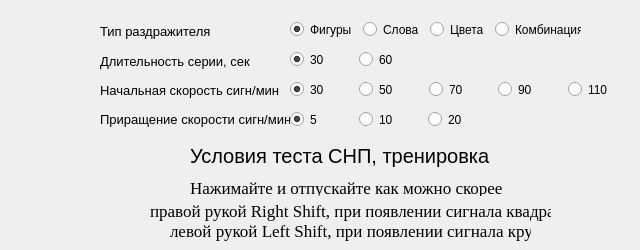
      <widget class="QWidget" name="page_8">
       <widget class="QWidget" name="layoutWidget_19">
        <property name="geometry">
         <rect>
          <x>290</x>
          <y>50</y>
          <width>131</width>
          <height>19</height>
         </rect>
        </property>
        <layout class="QHBoxLayout" name="horizontalLayout_23">
         <item>
          <widget class="QRadioButton" name="radioButton_68">
           <property name="text">
            <string>30</string>
           </property>
           <property name="checked">
            <bool>true</bool>
           </property>
          </widget>
         </item>
         <item>
          <widget class="QRadioButton" name="radioButton_69">
           <property name="text">
            <string>60</string>
           </property>
          </widget>
         </item>
        </layout>
       </widget>
       <widget class="QWidget" name="layoutWidget_20">
        <property name="geometry">
         <rect>
          <x>100</x>
          <y>20</y>
          <width>190</width>
          <height>111</height>
         </rect>
        </property>
        <layout class="QVBoxLayout" name="verticalLayout_10">
         <item>
          <widget class="QLabel" name="label_52">
           <property name="font">
            <font>
             <pointsize>10</pointsize>
            </font>
           </property>
           <property name="text">
            <string>Тип раздражителя</string>
           </property>
          </widget>
         </item>
         <item>
          <widget class="QLabel" name="label_53">
           <property name="font">
            <font>
             <pointsize>10</pointsize>
            </font>
           </property>
           <property name="text">
            <string>Длительность серии, сек</string>
           </property>
          </widget>
         </item>
         <item>
          <widget class="QLabel" name="label_54">
           <property name="font">
            <font>
             <pointsize>10</pointsize>
            </font>
           </property>
           <property name="text">
            <string>Начальная скорость сигн/мин</string>
           </property>
          </widget>
         </item>
         <item>
          <widget class="QLabel" name="label_55">
           <property name="font">
            <font>
             <pointsize>10</pointsize>
            </font>
           </property>
           <property name="text">
            <string>Приращение скорости сигн/мин</string>
           </property>
          </widget>
         </item>
        </layout>
       </widget>
       <widget class="QWidget" name="layoutWidget_21">
        <property name="geometry">
         <rect>
          <x>290</x>
          <y>20</y>
          <width>291</width>
          <height>19</height>
         </rect>
        </property>
        <layout class="QHBoxLayout" name="horizontalLayout_24">
         <item>
          <widget class="QRadioButton" name="radioButton_70">
           <property name="text">
            <string>Фигуры</string>
           </property>
           <property name="checked">
            <bool>true</bool>
           </property>
          </widget>
         </item>
         <item>
          <widget class="QRadioButton" name="radioButton_71">
           <property name="text">
            <string>Слова</string>
           </property>
          </widget>
         </item>
         <item>
          <widget class="QRadioButton" name="radioButton_72">
           <property name="text">
            <string>Цвета</string>
           </property>
          </widget>
         </item>
         <item>
          <widget class="QRadioButton" name="radioButton_73">
           <property name="text">
            <string>Комбинация</string>
           </property>
          </widget>
         </item>
        </layout>
       </widget>
       <widget class="QLabel" name="label_56">
        <property name="geometry">
         <rect>
          <x>190</x>
          <y>140</y>
          <width>301</width>
          <height>31</height>
         </rect>
        </property>
        <property name="font">
         <font>
          <pointsize>15</pointsize>
         </font>
        </property>
        <property name="text">
         <string>Условия теста СНП, тренировка</string>
        </property>
       </widget>
       <widget class="QWidget" name="layoutWidget_22">
        <property name="geometry">
         <rect>
          <x>290</x>
          <y>110</y>
          <width>201</width>
          <height>19</height>
         </rect>
        </property>
        <layout class="QHBoxLayout" name="horizontalLayout_25">
         <item>
          <widget class="QRadioButton" name="radioButton_74">
           <property name="text">
            <string>5</string>
           </property>
           <property name="checked">
            <bool>true</bool>
           </property>
          </widget>
         </item>
         <item>
          <widget class="QRadioButton" name="radioButton_75">
           <property name="text">
            <string>10</string>
           </property>
          </widget>
         </item>
         <item>
          <widget class="QRadioButton" name="radioButton_76">
           <property name="text">
            <string>20</string>
           </property>
          </widget>
         </item>
        </layout>
       </widget>
       <widget class="QLabel" name="label_57">
        <property name="geometry">
         <rect>
          <x>170</x>
          <y>220</y>
          <width>361</width>
          <height>21</height>
         </rect>
        </property>
        <property name="font">
         <font>
          <family>Times New Roman</family>
          <pointsize>13</pointsize>
         </font>
        </property>
        <property name="text">
         <string>левой рукой Left Shift, при появлении сигнала круг</string>
        </property>
       </widget>
       <widget class="QLabel" name="label_58">
        <property name="geometry">
         <rect>
          <x>150</x>
          <y>200</y>
          <width>401</width>
          <height>21</height>
         </rect>
        </property>
        <property name="font">
         <font>
          <family>Times New Roman</family>
          <pointsize>13</pointsize>
         </font>
        </property>
        <property name="text">
         <string>правой рукой Right Shift, при появлении сигнала квадрат,</string>
        </property>
       </widget>
       <widget class="QWidget" name="layoutWidget_23">
        <property name="geometry">
         <rect>
          <x>290</x>
          <y>80</y>
          <width>341</width>
          <height>19</height>
         </rect>
        </property>
        <layout class="QHBoxLayout" name="horizontalLayout_26">
         <item>
          <widget class="QRadioButton" name="radioButton_77">
           <property name="text">
            <string>30</string>
           </property>
           <property name="checked">
            <bool>true</bool>
           </property>
          </widget>
         </item>
         <item>
          <widget class="QRadioButton" name="radioButton_78">
           <property name="text">
            <string>50</string>
           </property>
          </widget>
         </item>
         <item>
          <widget class="QRadioButton" name="radioButton_79">
           <property name="text">
            <string>70</string>
           </property>
          </widget>
         </item>
         <item>
          <widget class="QRadioButton" name="radioButton_80">
           <property name="text">
            <string>90</string>
           </property>
          </widget>
         </item>
         <item>
          <widget class="QRadioButton" name="radioButton_81">
           <property name="text">
            <string>110</string>
           </property>
          </widget>
         </item>
        </layout>
       </widget>
       <widget class="QLabel" name="label_59">
        <property name="geometry">
         <rect>
          <x>190</x>
          <y>180</y>
          <width>331</width>
          <height>16</height>
         </rect>
        </property>
        <property name="font">
         <font>
          <family>Times New Roman</family>
          <pointsize>13</pointsize>
         </font>
        </property>
        <property name="text">
         <string>Нажимайте и отпускайте как можно скорее</string>
        </property>
       </widget>
      </widget>
